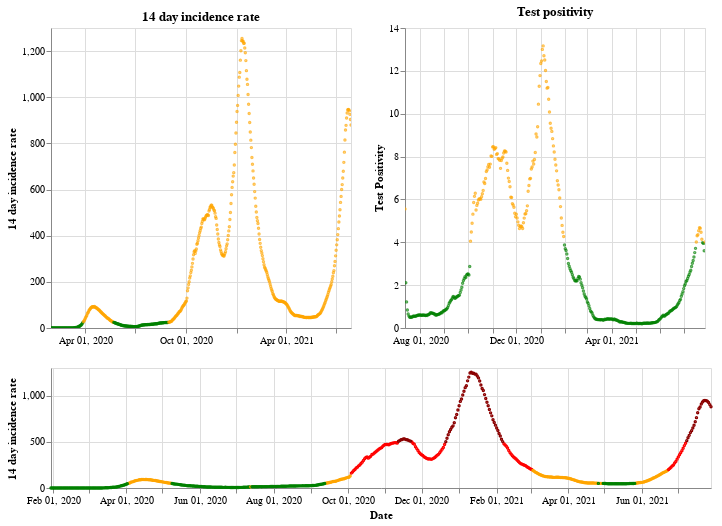

The notebook cell this image was saved under:
### Markdown cell above
## England

### Code cell
plot_traffic_light('England')

### Figure 1 — Vega-Lite specification as saved in the notebook (floating-point values rounded to 4 significant figures; data arrays with more than 128 entries replaced by an {"elided": "..."} marker saying what was removed)
{"config": {"view": {"continuousWidth": 400, "continuousHeight": 300}}, "vconcat": [{"hconcat": [{"mark": {"type": "point", "size": 2}, "encoding": {"color": {"condition": {"value": "green", "test": "(datum.twoWeeklyCasesRate <= 25)"}, "value": "orange"}, "tooltip": [{"type": "nominal", "field": "areaName"}, {"type": "temporal", "field": "date"}, {"type": "quantitative", "field": "twoWeeklyCasesRate"}, {"type": "quantitative", "field": "testPositivity"}], "x": {"type": "temporal", "axis": {"title": ""}, "field": "date", "scale": {"domain": {"selection": "DateBrush"}}, "timeUnit": "yearmonthdate"}, "y": {"type": "quantitative", "axis": {"title": "14 day incidence rate"}, "field": "twoWeeklyCasesRate"}}, "title": "14 day incidence rate", "width": 300}, {"mark": {"type": "point", "size": 2}, "encoding": {"color": {"condition": {"value": "green", "test": "(datum.testPositivity <= 4)"}, "value": "orange"}, "tooltip": [{"type": "nominal", "field": "areaName"}, {"type": "temporal", "field": "date"}, {"type": "quantitative", "field": "twoWeeklyCasesRate"}, {"type": "quantitative", "field": "testPositivity"}], "x": {"type": "temporal", "axis": {"title": ""}, "field": "date", "scale": {"domain": {"selection": "DateBrush"}}, "timeUnit": "yearmonthdate"}, "y": {"type": "quantitative", "axis": {"title": "Test Positivity"}, "field": "testPositivity"}}, "title": "Test positivity", "width": 300}]}, {"layer": [{"mark": {"type": "point", "size": 2}, "encoding": {"color": {"condition": {"value": "orange", "test": "(((datum.testPositivity < 4) && (datum.twoWeeklyCasesRate >= 50)) && (datum.twoWeeklyCasesRate < 200))"}, "value": "red"}, "opacity": {"condition": {"value": 1, "test": "((datum.twoWeeklyCasesRate >= 50) && (datum.twoWeeklyCasesRate < 500))"}, "value": 0}, "tooltip": [{"type": "nominal", "field": "areaName"}, {"type": "temporal", "field": "date"}, {"type": "quantitative", "field": "twoWeeklyCasesRate"}, {"type": "quantitative", "field": "testPositivity"}], "x": {"type": "temporal", "axis": {"title": "Date"}, "field": "date", "timeUnit": "yearmonthdate"}, "y": {"type": "quantitative", "axis": {"title": "14 day incidence rate"}, "field": "twoWeeklyCasesRate"}}, "selection": {"DateBrush": {"type": "interval", "encodings": ["x"], "fields": ["Time"]}}}, {"mark": {"type": "point", "size": 2}, "encoding": {"color": {"value": "darkred"}, "opacity": {"condition": {"value": 1, "test": "(datum.twoWeeklyCasesRate >= 500)"}, "value": 0}, "tooltip": [{"type": "nominal", "field": "areaName"}, {"type": "temporal", "field": "date"}, {"type": "quantitative", "field": "twoWeeklyCasesRate"}, {"type": "quantitative", "field": "testPositivity"}], "x": {"type": "temporal", "axis": {"title": "Date"}, "field": "date", "timeUnit": "yearmonthdate"}, "y": {"type": "quantitative", "axis": {"title": "14 day incidence rate"}, "field": "twoWeeklyCasesRate"}}}, {"mark": {"type": "point", "size": 2}, "encoding": {"color": {"condition": {"value": "green", "test": "((datum.testPositivity < 4) && (datum.twoWeeklyCasesRate < 50))"}, "value": "orange"}, "opacity": {"condition": {"value": 1, "test": "(datum.twoWeeklyCasesRate < 50)"}, "value": 0}, "tooltip": [{"type": "nominal", "field": "areaName"}, {"type": "temporal", "field": "date"}, {"type": "quantitative", "field": "twoWeeklyCasesRate"}, {"type": "quantitative", "field": "testPositivity"}], "x": {"type": "temporal", "axis": {"title": "Date"}, "field": "date", "timeUnit": "yearmonthdate"}, "y": {"type": "quantitative", "axis": {"title": "14 day incidence rate"}, "field": "twoWeeklyCasesRate"}}}], "height": 120, "width": 660}], "data": {"name": "data-ed5d5d69aedac991877855c42c58e0c1"}, "$schema": "https://vega.github.io/schema/vega-lite/v4.8.1.json", "datasets": {"data-ed5d5d69aedac991877855c42c58e0c1": {"elided": "546 records"}}}
